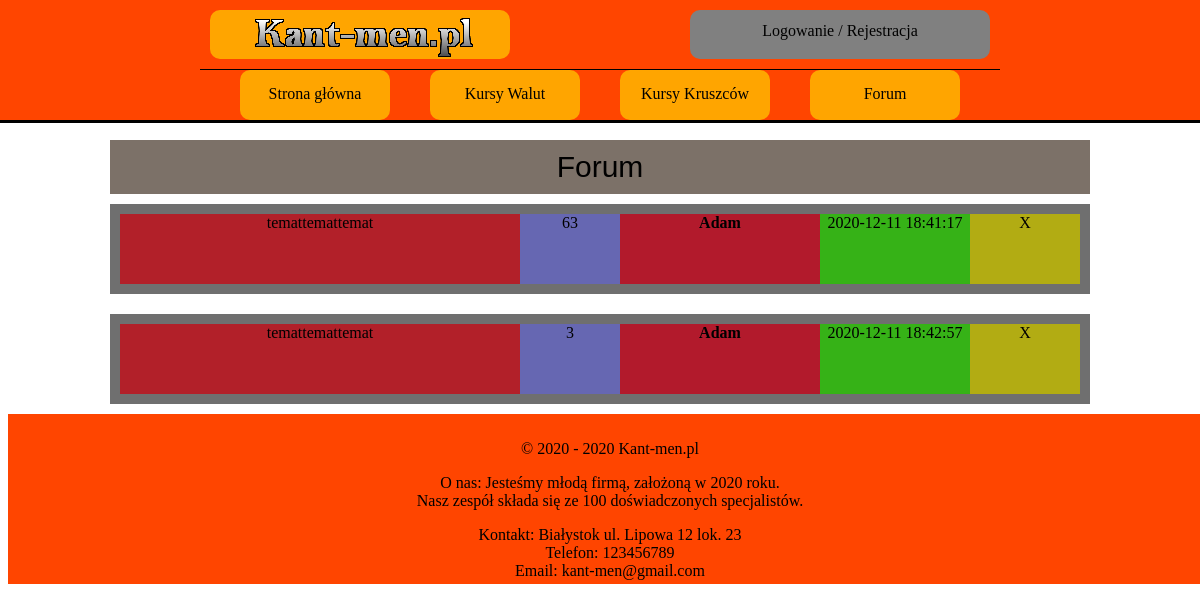
The app's page /forum.php, older data.
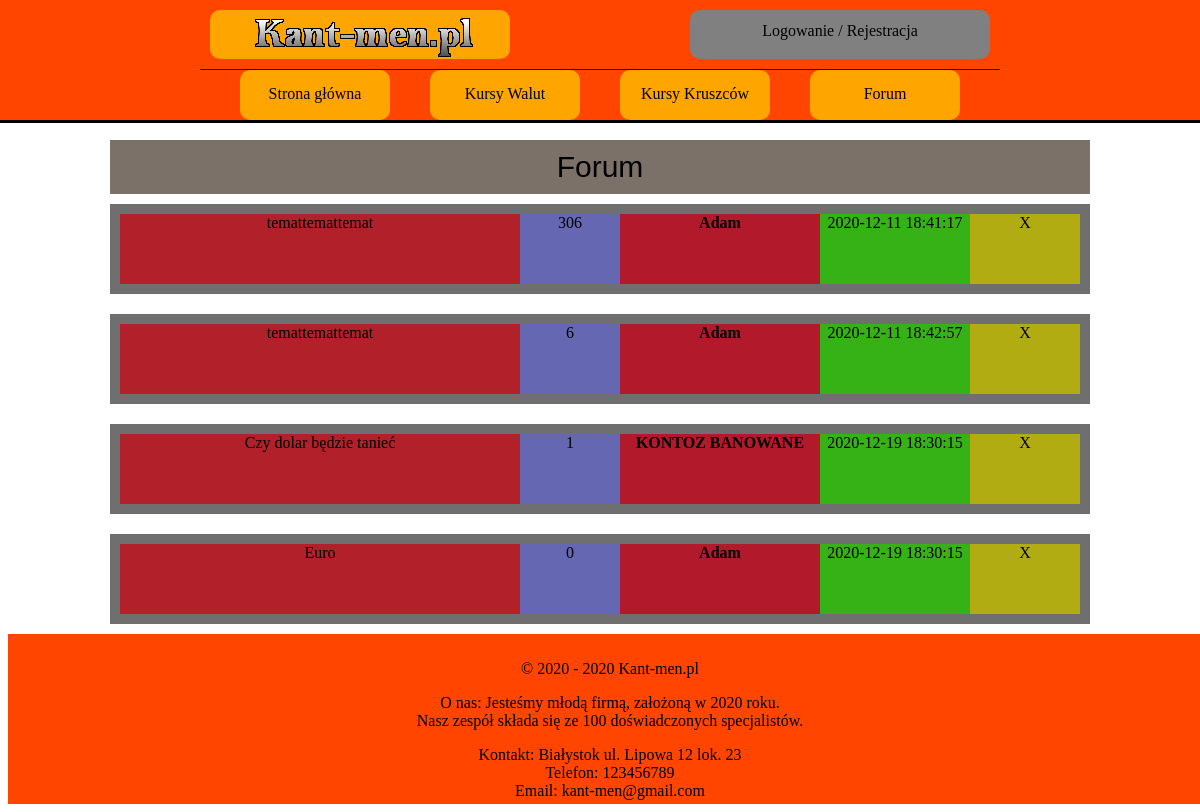
The same page, newer data.
### tables this page shows
CREATE TABLE `watek` (
  `ID_WATEK` int(10) NOT NULL,
  `ID_USER` int(10) NOT NULL,
  `TEMAT` varchar(100) NOT NULL,
  `DATA` timestamp NOT NULL DEFAULT current_timestamp(),
  `TRESC_WATKU` longtext NOT NULL,
  `LICZBA_KOMENTARZY` int(10) NOT NULL DEFAULT 0,
  `ILOSC_ODWIEDZIN` int(10) NOT NULL DEFAULT 0,
  `OCENA` int(10) NOT NULL DEFAULT 0,
  `STATUS` varchar(10) NOT NULL DEFAULT 'UKRYTE'
);

CREATE TABLE `user` (
  `ID_USER` int(10) NOT NULL,
  `LOGIN` varchar(20) NOT NULL,
  `HASLO` char(255) NOT NULL,
  `IMIE` varchar(50) NOT NULL,
  `NAZWISKO` varchar(50) NOT NULL,
  `EMAIL` varchar(50) NOT NULL,
  `WIEK` int(10) NOT NULL,
  `MIASTO` varchar(50) NOT NULL,
  `KRAJ` varchar(50) NOT NULL,
  `OPIS_PROFILU` text DEFAULT NULL,
  `ZDJECIE` blob DEFAULT NULL,
  `STW_WATKI` int(10) NOT NULL DEFAULT 0,
  `LICZ_KOMENTARZY` int(10) NOT NULL DEFAULT 0,
  `UPRAWNIENIA` varchar(10) NOT NULL DEFAULT 'USER'
);

### forum.php (the view, shortened to what this page needs)
<!DOCTYPE HTML>
<html>
    <head>
        <link href="CSS/styleGlowne.css" rel="stylesheet" type="text/css">
        <link href="CSS/styleForum.css" rel="stylesheet" type="text/css">
    </head>
    <body>
    <?php
    include_once('rysowanieMenu.php');
    rysowanieGlownegoMenu();
    ?>
        <main>
            <section>
                <div class="pas-tytulowy">
                    Forum
                </div>
                <?php
                    require_once "polaczeniezMySQL.php";
                    $polaczenie = @new mysqli($host,$db_user,$db_password,$db_name);
                    if($polaczenie->connect_errno!=0)
                    {
                        echo "Error: ".$polaczenie->connect_errno;
                    }
                    else
                    {
                        $rezultat = $polaczenie->query("SELECT * FROM watek");
                        if(!$rezultat)
                        {
                        throw new Exception($polaczenie->error);
                        }
                        else
                        {
                        while($row = mysqli_fetch_array($rezultat))
                        {
                ?>
                <article class="artykul">
                    <div class="glowny-kontener-artykulu">
                        <div class="tytul-watku">
                            <?php echo '<a href="watek.php?id='.$row['ID_WATEK'].'">'.$row['TEMAT'].'</a>'; ?>
                        </div>
                        <div class="ilosc-odwiedzin">
                            <?php echo $row['ILOSC_ODWIEDZIN']; ?>
                        </div>
                        <div class="autor">
                            <?php
                                $row_autor = mysqli_fetch_array($wyciagniecie_nicku_autora = $polaczenie->query("SELECT * FROM user WHERE ID_USER=".$row['ID_USER']));
                                echo '<a href="profilowe.php?user='.$row['ID_USER'].'"><k style=" font-weight: 700;">'.$row_autor['LOGIN'].'</k></a>';
                            ?>
                        </div>
                        <div class="czas-wstawienia">
                            <?php echo $row['DATA']; ?>
                        </div>
                        <div class="admin-mini-panel">
                            X
                        </div>
                    </div>
                </article>
                <?php
                    }
                    }
                    }
                ?>
            </section>
        </main>
    <?php
    include_once('rysowanieStopki.php');
    rysowanieStopki();
    ?>
    </body>
</html>

### rysowanieMenu.php (shortened to what this page needs)
<?php
function rysowanieGlownegoMenu()
{
    ?>
    <header>
        <nav class="nawigacja-menu">
            <div class="nawigacja-czesc-gorna">
                <div class="logo"><a href="index.php"><img src="img/logo/logo-duze.png" alt="logo"></a></div>
                <div class="logowanie-rejestracja">
                    <?php
                    if((isset($_SESSION['zalogowany']))&&($_SESSION['zalogowany']==true))
                    {
                        echo '<a href="profilowe.php?user='.$_SESSION['id_usera_zalog'].'">'.$_SESSION['login_wyswietlanie'].'</a>';
                        echo '<br>';
                        echo '<a href="wylogowanie.php">Wyloguj</a>';
                        if((isset($_SESSION['admin']))&&($_SESSION['admin']==true)){
                            echo '<a href="panel_admin_a.php" ><input type="submit" value="PANEL ADMINA"
                                          style="background-color: #4CAF50;
                                          border: none;
                                          color: white;
                                          padding: 5px 5px;
                                          text-align: center;
                                          text-decoration: none;
                                          display: inline-block;
                                          font-size: 13px;
                                          "></a>';
                        }
                    }
                    else
                    {
                        echo '<a href="logowanie.php">Logowanie</a> / <a href="rejestracja.php">Rejestracja</a>';
                    }
                    ?>
                </div>
            </div>
            <div class="nawigacja-czesc-dolna">
                <div class="strona-glowna"> <a href="index.php" >Strona główna</a></div>
                <div class="kurs-walut"> <a href="waluty.php">Kursy Walut</a></div>
                <div class="kurs-kruszcow"> <a href="kruszce.php">Kursy Kruszców</a></div>
                <div class="forum"> <a href="forum.php">Forum</a></div>
            </div>
        </nav>
    </header>
    <?php
}
?>

### rysowanieStopki.php (shortened to what this page needs)
<?php
function rysowanieStopki()
{
    ?>
    <footer>
        <div class="domena">
            <p>&copy; 2020 - 2020 Kant-men.pl</p>
        </div>
        <div class="o-nas">
            <p>O nas: Jesteśmy młodą firmą, założoną w 2020 roku. </br>
            Nasz zespół składa się ze 100 doświadczonych specjalistów.</p>
        <div>
        <div class="kontakt">
            <p>Kontakt: Białystok ul. Lipowa 12 lok. 23 </br>
            Telefon: 123456789 </br>
            Email: kant-men@gmail.com</p>
        </div>
    </footer>
    <?php
}
    ?>

### CSS/styleGlowne.css (style rules this page uses)
body { background-color: white; justify-content: center; align-items: center; }
header { position: fixed; width: 100%; top: 0px; left: 0px; height: 120px; background-color: orangered; color: black; text-decoration: none; z-index: 10; clear: both; border-bottom: black solid 3px; }
main { background-color: white; margin-left: auto; margin-right: auto; width: 1000px; height: auto; margin-top: 130px; align-items: center; }
footer { width: 100%; height: 150px; background-color: orangered; position: relative; bottom: 0px; left: 0px; margin: 0px; padding: 10px; text-align: center; align-items: center; }
a { text-decoration: none; color: inherit; }
.nawigacja-menu { background-color: #72e7ff; position:relative; width: 800px; height: 100%; margin-left: auto; margin-right: auto; }
.nawigacja-czesc-gorna { background-color: orangered; width: 800px;; height: 70px; padding: 10px; box-sizing: border-box; position:relative; border-bottom: black solid 1px; }
.logo, .logowanie-rejestracja { height: 100%; width: 300px; }
.logo { background-color: orange; border-radius: 10px; float: left; }
.logowanie-rejestracja { background-color: grey; border-radius: 10px; float: right; padding: 12px; }
.logo, .logowanie-rejestracja { box-sizing: border-box; text-align: center; }
.nawigacja-czesc-dolna { background-color: orangered; width: 800px;; height: 50px; box-sizing: border-box; }
.strona-glowna, .kurs-walut, .kurs-kruszcow, .forum { background-color: orange; border-radius: 10px; float: left; width: 150px; height: 100%; padding: 15px; margin-left: 40px; text-align: center; box-sizing: border-box; }

### CSS/styleForum.css (style rules this page uses)
article { background-color: green; height: 100%; }
.pas-tytulowy { position: relative; background-color: rgb(124, 113, 104); width: auto; margin: 10px; padding: 10px; text-align: center; font-family: sans-serif; font-size: 30px; top: 10px; }
.artykul { background-color: rgb(111, 111, 111); margin: 20px 10px 10px 10px; padding: 10px 10px 10px 10px; text-align: center; display: flex; }
.glowny-kontener-artykulu { height: 70px; background-color: #99b240; width: 100%; }
.tytul-watku { background-color: #b22029; height: 70px; width: 400px; float: left; }
.ilosc-odwiedzin { width: 100px; height: 70px; background-color: #6667b2; float: left; }
.autor { width: 200px; height: 70px; background-color: #b21a2c; float: left; }
.czas-wstawienia { width: 150px; height: 70px; background-color: #36b217; float: left; }
.admin-mini-panel { width: 110px; height: 70px; background-color: #b2ac13; float: left; }

Row changes from the older to the newer data that the page shows:
changed watek (number 1 of 4 on the later page): ILOSC_ODWIEDZIN "63" → "306"
changed watek (number 2 of 4 on the later page): ILOSC_ODWIEDZIN "3" → "6"
added watek: TEMAT "Czy dolar będzie tanieć", ILOSC_ODWIEDZIN "1", ID_USER.LOGIN "KONTOZ BANOWANE", DATA "2020-12-19 18:30:15"
added watek: TEMAT "Euro", ILOSC_ODWIEDZIN "0", ID_USER.LOGIN "Adam", DATA "2020-12-19 18:30:15"
